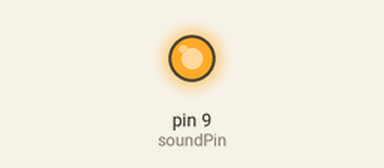
This sketch was run on a simulated Arduino Uno, built with avr-gcc and run on an emulated ATmega328P. On the bench: output pins drawn as LEDs (lit = HIGH).

Above: at 0.3 s.
At 2.7 s:
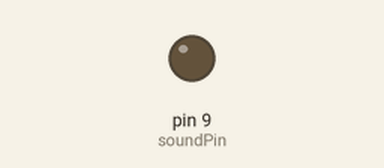
Timing chart, 0 to 4.1 s (numbered marks = the images above):
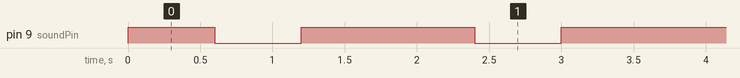

Measured:
- by itself, pin 9 (soundPin): repeats every 1.8 s: LOW 0.60 s, HIGH 1.2 s
- by itself, everything shown: repeats every 1.8 s, in 4 steps

The sketch:

soundTest.ino
```cpp
int soundPin = 9;

void setup() {
  // put your setup code here, to run once:
  pinMode(soundPin, OUTPUT);

}

void loop() {
  // put your main code here, to run repeatedly:
  digitalWrite(soundPin, HIGH);


  delay(600);
  digitalWrite(soundPin, LOW);
  delay(600);
  digitalWrite(soundPin, HIGH);
  delay(600);
  digitalWrite(soundPin, LOW);

}
```
